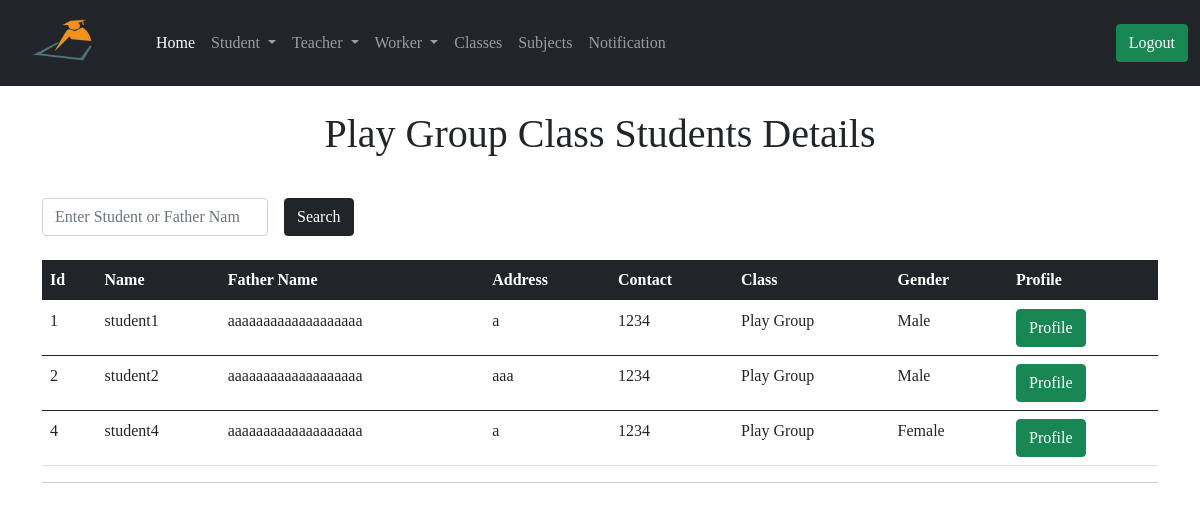
The app's page /administrator/class_wise_student/1 (signed in) with its own data.
### app/models.py (models this page shows, shortened)
class Class(db.Model):
    id = db.Column(db.Integer, primary_key=True)
    cls_name = db.Column(db.String(64))
    cls_fee = db.Column(db.String(64))
    admin_id = db.Column(db.Integer, db.ForeignKey('user.id'))
    student = db.relationship('Student', backref='stdclass')
    leavestudent = db.relationship('LeaveStudent', backref='stdclass')
    uploadlecture = db.relationship('UploadLecture', backref='stdclass')
    teacher = db.relationship('Teacher', backref='stdclass')
    attendance = db.relationship('StudentAttendance', backref='stdclass')

class Student(db.Model):
    id = db.Column(db.Integer, primary_key=True)
    std_name = db.Column(db.String(64))
    f_name = db.Column(db.String(64))
    std_address = db.Column(db.String(128))
    std_contact = db.Column(db.String(64))
    gender = db.Column(db.String(64))
    join_date = db.Column(db.DateTime, default=datetime.utcnow())
    std_class = db.Column(db.Integer, db.ForeignKey('class.id'))
    admin_id = db.Column(db.Integer, db.ForeignKey('user.id'))
    attendance = db.relationship('StudentAttendance', backref='std')

### app/routes.py (the view)
@app.route('/administrator/class_wise_student/<std_class>')
@login_required
def class_wise_student(std_class):
    query = request.args.get('query')
    if query:
        students = Student.query.filter(Student.std_name.contains(query)|
                                        Student.f_name.contains(query))
        return render_template('administrator/class_wise_student.html', title='Class Wise Student', query=query, students=students)
    page = request.args.get('page', 1, type=int)
    class_name = Class.query.filter_by(id=std_class).first()
    students = Student.query.filter_by(std_class=std_class).order_by(Student.id.asc()).paginate(
        page, app.config['ENTRY_PER_PAGE'], False)
    next_url = url_for('class_wise_student', std_class=std_class, page=students.next_num) \
        if students.has_next else None
    prev_url = url_for('class_wise_student', std_class=std_class, page=students.prev_num) \
        if students.has_prev else None
    return render_template('administrator/class_wise_student.html', title='Class Wise Student', class_name=class_name, students=students.items, next_url=next_url, prev_url=prev_url)

### app/models.py (called while the page is built)
@login.user_loader
def load_user(id):
    return User.query.get(int(id))

### app/routes.py (called while the page is built)
@app.before_request
def before_request():
    g.user = None
    if 'teacher_id' in session:
        user = Teacher.query.filter_by(id=session['teacher_id']).first()
        g.user = user

@app.before_request
def std_before_request():
    g.std_user = None
    if 'student_id' in session:
        std_user = Student.query.filter_by(id=session['student_id']).first()
        g.std_user = std_user

### app/templates/administrator/class_wise_student.html (shortened to what this page needs)
{% extends 'administrator/base.html' %}
{% block content %}
<div class="container">
  {% if query %}
  <h1 class="text-center mt-4">Search Result About! <span class="text-primary"> {{ query }} </span></h1>
  {% else %}
  <h1 class="text-center mt-4"> {{ class_name.cls_name }} Class Students Details</h1>
  {% endif %}
  <form action="" method="GET">
    <div class="row g-3 align-items-center mt-4">
      <div class="col-auto">
        <input type="search" name="query" id="inputPassword6" value="{{query}}" class="form-control" placeholder="Enter Student or Father Name" required>
      </div>
      <div class="col-auto">
        <button type="submit" class="btn btn-dark">Search</button>
      </div>
    </div>
  </form>
<table class="table mt-4">
    <thead class="table-dark">
      <tr>
        <th scope="col">Id</th>
        <th scope="col">Name</th>
        <th scope="col">Father Name</th>
        <th scope="col">Address</th>
        <th scope="col">Contact</th>
        <th scope="col">Class</th>
        <th scope="col">Gender</th>
        <th scope="col">Profile</th>
      </tr>
    </thead>
    {% for student in students %}
    <tbody>
      <tr>
        <td> {{ student.id }}</td>
        <td>  {{ student.std_name }} </td>
        <td> {{ student.f_name }} </td>
        <td> {{ student.std_address }} </td>
        <td> {{ student.std_contact }} </td>
        <td> {{ student.stdclass.cls_name }} </td>
        <td> {{ student.gender|title() }} </td>
        <td> <a href=" {{ url_for('student_profile', id=student.id)}} "> <button type="submit" class="btn btn-success">  Profile </button> </a></td>
      </tr>
    </tbody>
    {% endfor %}
  </table>
  <hr>
</div>
{% endblock %}

### app/templates/administrator/base.html (style rules this page uses)
body { font-family: 'Times New Roman', Times, serif; }

### records on screen
Class: cls_name "Play Group"
Student: id "1", std_name "student1", f_name "aaaaaaaaaaaaaaaaaaa", std_address "a", std_contact "1234", stdclass.cls_name "Play Group", gender "Male"
Student: id "2", std_name "student2", f_name "aaaaaaaaaaaaaaaaaaa", std_address "aaa", std_contact "1234", stdclass.cls_name "Play Group", gender "Male"
Student: id "4", std_name "student4", f_name "aaaaaaaaaaaaaaaaaaa", std_address "a", std_contact "1234", stdclass.cls_name "Play Group", gender "Female"
